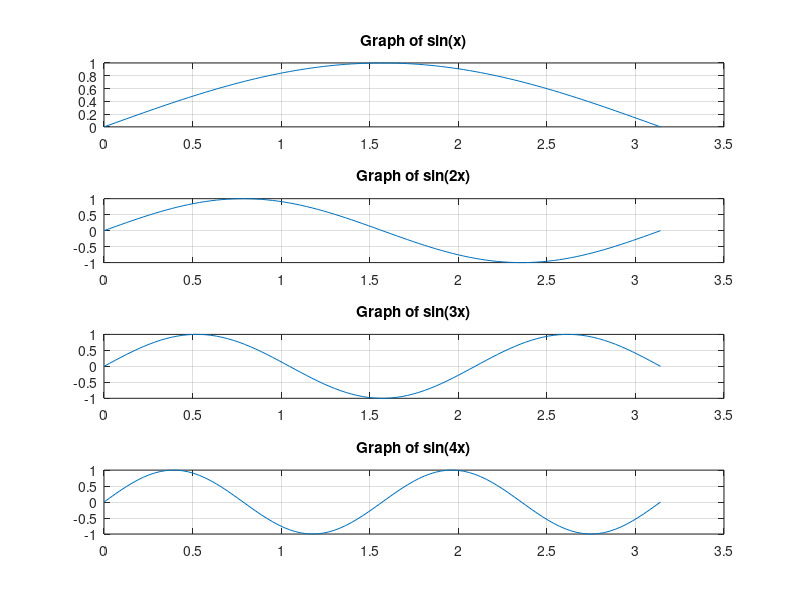

Source code (MATLAB):
x = linspace(0, pi, 100);

y1 = sin(x);
y2 = sin(2*x);
y3 = sin(3*x);
y4 = sin(4*x);

subplot(4, 1, 1);
plot(x, y1);
title('Graph of sin(x)');
grid;

subplot(4, 1, 2);
plot(x, y2);
title('Graph of sin(2x)');
grid;

subplot(4, 1, 3);
plot(x, y3);
title('Graph of sin(3x)');
grid;

subplot(4, 1, 4);
plot(x, y4);
title('Graph of sin(4x)');
grid;